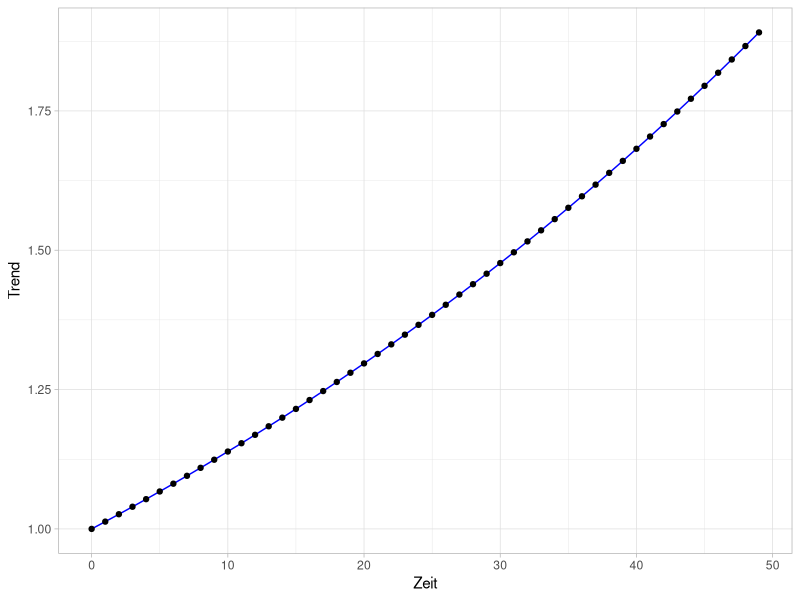
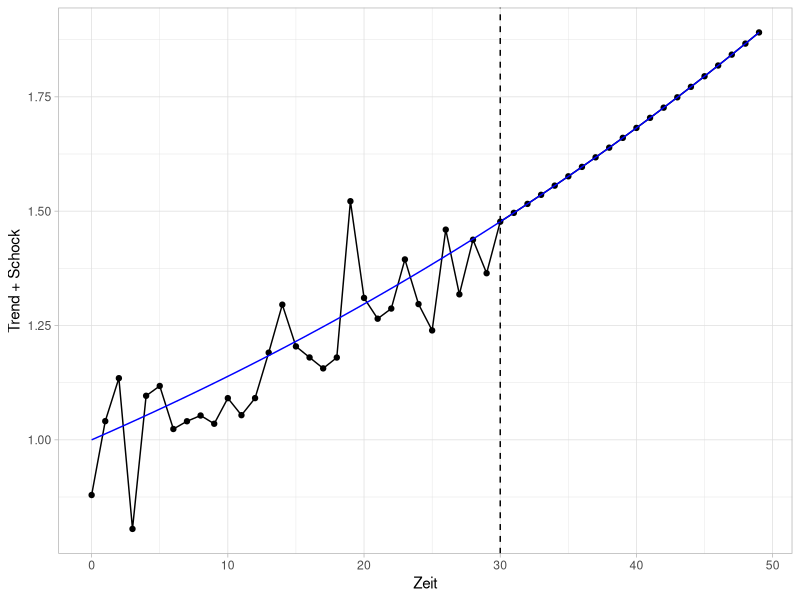
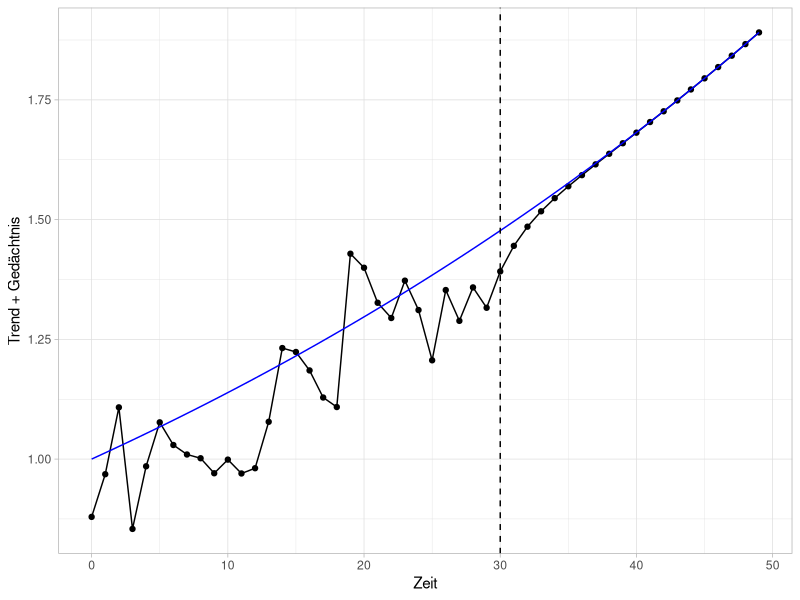
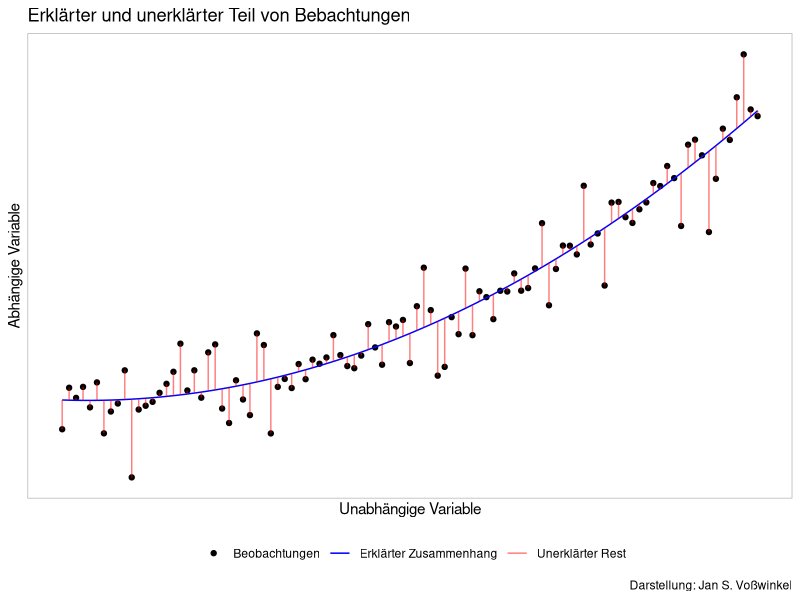

These figures' R source, in order:
## ---- chunk 1
#| message: false
#| warning: false
#| fig-cap: Alle Beobachtungen liegen im Gleichgewicht

library(tidyverse)

set.seed(1234)

r <- .013 # Trend
beta <- .6 # Faktor für Gedächtnis
sigma <- .1 # Varianz

df <- data.frame(
       Zeit   = c(0:49),
       Schock = c(rnorm(30, 0, sigma), rep(0,20))
) %>% mutate(
   Trend = exp(Zeit*r),
   Gedächtnis = accumulate(Schock, ~ beta * .x + .y))
# Trend

df %>% ggplot(aes(Zeit, Trend)) +
   geom_line(color='blue') +
   geom_point() +
   theme_light()

## ---- chunk 2
#| message: false
#| warning: false


# Trend u Schock

df %>%
 ggplot(aes(Zeit, Trend + Schock)) +
   geom_line() +
   geom_point() +
 #  geom_smooth(aes(x=ifelse(Zeit < 31, Zeit, NA)),method= 'glm',
 #              formula = y ~ x + I(x^2)) +
   geom_line(aes(y= Trend), color= 'blue') +
   geom_vline(xintercept = 30, linetype ='dashed') +
   theme_light()
## ---- chunk 3
#| message: false
#| warning: false

# Trend u Gedächtnis

p <- df %>%
 ggplot(aes(Zeit, Trend + Gedächtnis)) +
   geom_line() +
   geom_point()+
  # geom_smooth(aes(x=ifelse(Zeit<31, Zeit, NA)), method='glm',
  #              formula = y ~ x + I(x^2)
  #              ) +
   geom_line(aes(y= Trend), color= 'blue') +
   geom_vline(xintercept = 30, linetype ='dashed') +
   theme_light()

p
## ---- chunk 4
library(tidyverse)

set.seed(77)

df <- data.frame(x = 0:100) %>%
  mutate(y = exp(x)^.02,
         obs = y + rnorm(n = n(), mean = 0, sd = .5))

model <- df %>% lm(obs ~ x + I(x^2), .)
df$fit <- fitted(model)

ggplot(df, aes(x, obs)) +
  geom_point(aes(color = "Beobachtungen")) +
  geom_line(aes(y = fit, color = "Erklärter Zusammenhang")) +
  geom_segment(aes(x = x, xend = x, y = obs, yend = fit, color = "Unerklärter Rest"), alpha = 0.5) +
  scale_color_manual(values = c("Beobachtungen" = "black", "Erklärter Zusammenhang" = "blue", "Unerklärter Rest" = "red")) +
  scale_x_continuous(breaks=NULL)+
  scale_y_continuous(breaks=NULL)+
  labs(title= "Erklärter und unerklärter Teil von Bebachtungen",
      x= "Unabhängige Variable",
      y= "Abhängige Variable",
      color = "",
      caption="Darstellung: Jan S. Voßwinkel") +
  theme_light()+
  theme(legend.position = "bottom")
